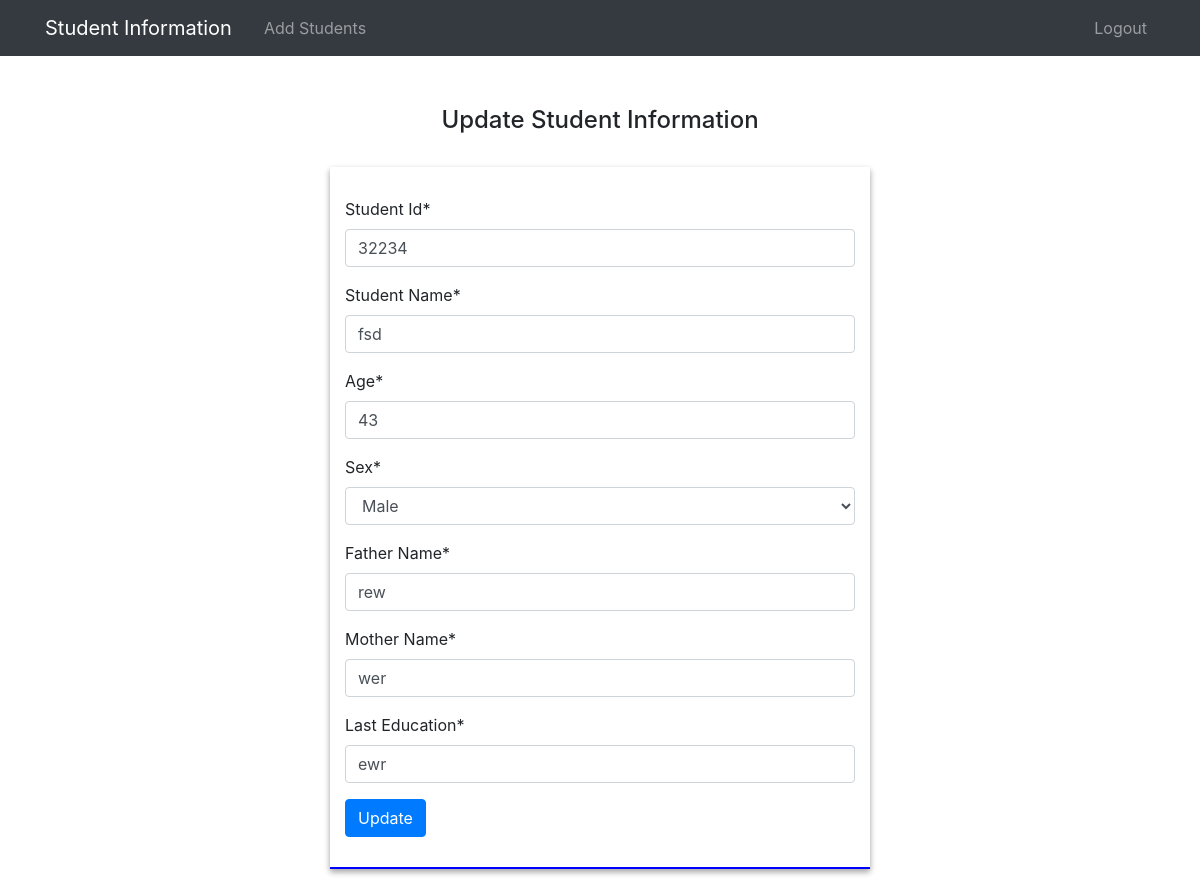
/27/update_view/ (signed in), run on the app's committed database.
### student/models.py (models this page shows, shortened)
class Student(models.Model):
    GENDER_CHOICES = (
        ('male', 'Male'),
        ('female', 'Female'))
    stu_id = models.CharField(max_length=50, unique=True,error_messages={'unique':"this Student id is already exists"})
    name = models.CharField(max_length=50)
    age = models.IntegerField()
    sex =  models.CharField(max_length=50, choices=GENDER_CHOICES)
    father_Name = models.CharField(max_length=50)
    mother_Name = models.CharField(max_length=50)
    last_Education = models.CharField(max_length=50)

### student/views.py (the view)
# urls.py: path('<id>/update_view/', update_view,name="update_view"),
@permission_required('auth.view_user')
def update_view(request, id):
    obj = get_object_or_404(Student, id = id)
    form = studentform(request.POST or None, instance = obj)
    if form.is_valid():
        form.save()
        return redirect('home')
    context = {
        'form' : form
    }
    return render(request, "update_view.html", context)

### student/forms.py
class studentform(forms.ModelForm):
    def __init__(self, *args, **kwargs):
        super(studentform, self).__init__(*args, **kwargs)
        self.fields['stu_id'].label = "Student Id"
        self.fields['name'].label =  "Student Name"
        self.fields['age'].label = "Age"
        self.fields['sex'].label = "Sex"
        self.fields['father_Name'].label = "Father Name"
        self.fields['mother_Name'].label = "Mother Name"
        self.fields['last_Education'].label = "Last Education"
        self.fields['stu_id'].widget.attrs.update(
            {
                'placeholder': 'ex:171-15-8767',
            }
        )
        self.fields['name'].widget.attrs.update(
            {
                'placeholder': 'Enter Full Name',
            }
        )
        self.fields['last_Education'].widget.attrs.update(
            {
                'placeholder': 'ex: Daffodil International University',
            }
        )
    class Meta:
        model = Student
        fields = '__all__'

### student/templates/update_view.html (shortened to what this page needs)
{% extends "base.html" %}
{% load static %}
{% block content %}
{% load crispy_forms_tags %}
    <div class="col-lg-12 student">
        <div class="container">
            <div class="row">
                <div class="col-lg-12 text-center">
                    <h4>Update Student Information</h4> <br>
                </div>
                <div class="col-lg-6 mx-auto forms">
                    <form action="." method="post">
                        {{form|crispy}}
                        <input class="btn btn-primary" type="submit" value="Update">
                    </form>
                </div>
            </div>
        </div>
    </div>
{% endblock content %}

### student/templates/update_view.html (style rules this page uses)
.student { margin-top: 50px; margin-bottom: 100px; }
.forms { box-shadow: 0 3px 6px rgba(0, 0, 0, 0.16), 0 3px 6px rgba(0, 0, 0, 0.23); padding-top: 30px; padding-bottom: 30px; border-bottom: 2px blue solid; }

### data on the page
Student: stu_id "32234", name "fsd", age "43", sex "Male", father_Name "rew", mother_Name "wer", last_Education "ewr"
